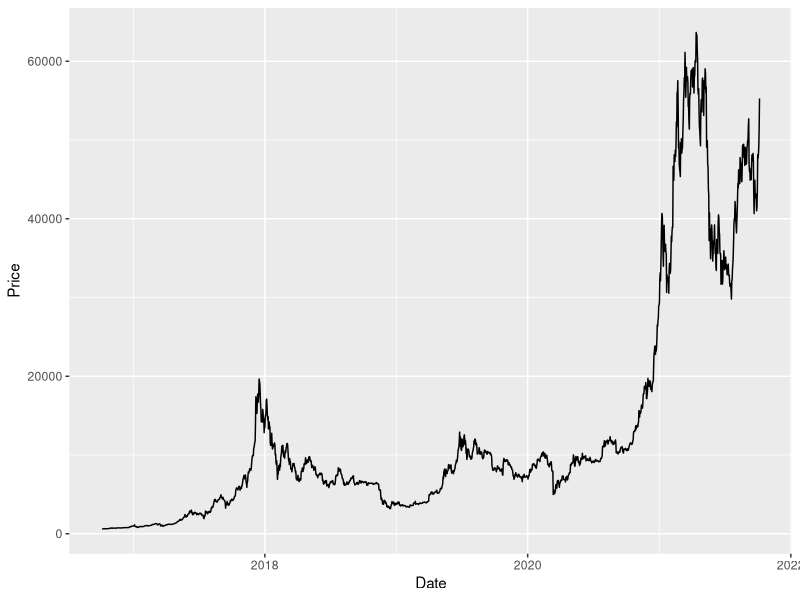
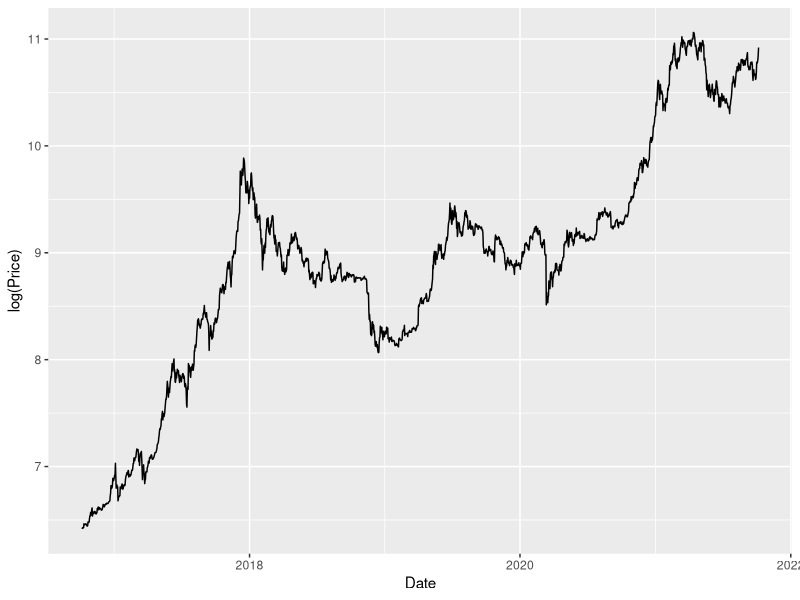

The R source for these figures, in order:
# Import libraries
library(ggplot2)

# Fetch data
data= read.csv("bitcoin_data.csv")
colnames(data) = c("Date", "Price")

# Change column type and format of missing values from . to NA
data$Date = as.Date(data$Date)
data$Price[which(data$Price == ".")] = NA
data$Price = as.numeric(as.character(data$Price))
View(data)

# Check class of each column in data frame
lapply(data,class)

# Plot data
ggplot(data, aes(x = Date, y = Price)) + geom_line()

# Plot data with log transformation
ggplot(data, aes(x = Date, y = log(Price))) + geom_line()


